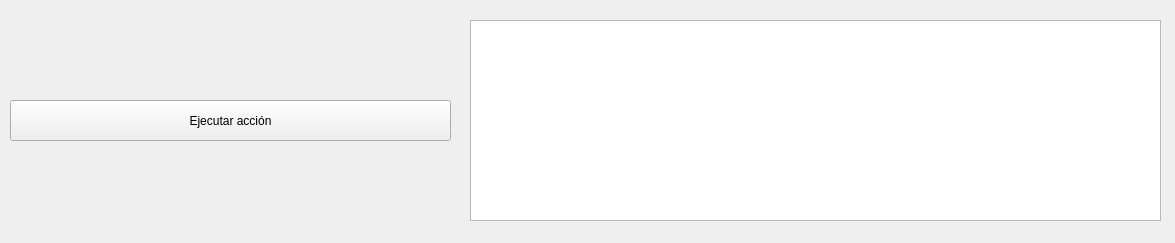
<?xml version="1.0" encoding="UTF-8"?>
<ui version="4.0">
 <class>Form</class>
 <widget class="QWidget" name="Form">
  <property name="geometry">
   <rect>
    <x>0</x>
    <y>0</y>
    <width>1175</width>
    <height>243</height>
   </rect>
  </property>
  <property name="windowTitle">
   <string>PyQT Sample</string>
  </property>
  <widget class="QPushButton" name="BotonEjecutar">
   <property name="geometry">
    <rect>
     <x>10</x>
     <y>100</y>
     <width>441</width>
     <height>41</height>
    </rect>
   </property>
   <property name="text">
    <string>Ejecutar acción</string>
   </property>
  </widget>
  <widget class="QPlainTextEdit" name="CampoLog">
   <property name="geometry">
    <rect>
     <x>470</x>
     <y>20</y>
     <width>691</width>
     <height>201</height>
    </rect>
   </property>
   <property name="readOnly">
    <bool>true</bool>
   </property>
  </widget>
 </widget>
 <tabstops>
  <tabstop>BotonEjecutar</tabstop>
 </tabstops>
 <resources/>
 <connections/>
</ui>
